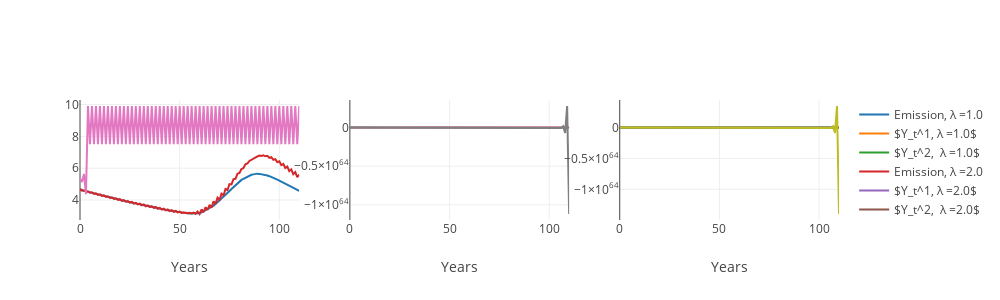

The code cell stored with this chart in its notebook:
### Code cell
# plot, emission, y1, y2, button, λ = 1, 2, 5
plot_2S_ey1y2_multi_λ(simul_list, λ_list)
